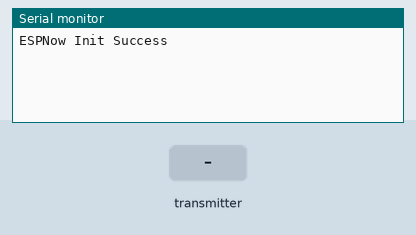
The sketch below on a simulated ESP32. Parts: the last lines printed to the serial monitor. Inputs (shaded band) come from the test bench.

Above: at 1.2 s.
1.3 s: the transmitter starts sending roll = 0
At 1.61 s:
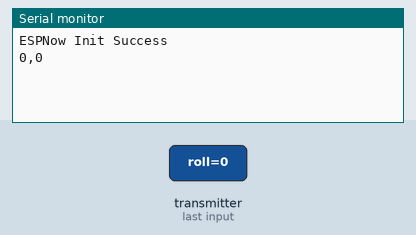
3.3 s: the transmitter starts sending pitch = 1024
At 3.61 s:
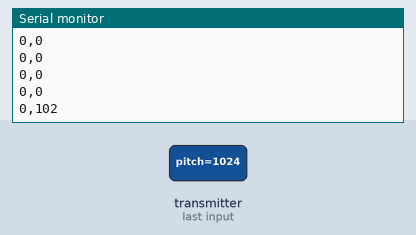
4.8 s: the transmitter starts sending roll = 1024
At 5.11 s:
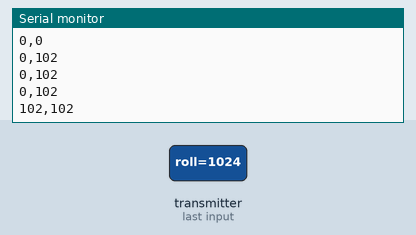
6.3 s: the transmitter starts sending pitch = 0
At 6.61 s:
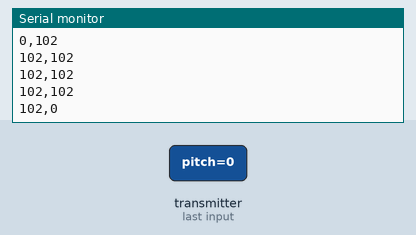

Measured:
- after the input at 1.3 s, the serial monitor: prints a new line at once (image 1)
- after the input at 3.3 s, the serial monitor: prints a new line at once (image 2)
- after the input at 4.8 s, the serial monitor: prints a new line at once (image 3)
- after the input at 6.3 s, the serial monitor: prints a new line at once (image 4)

The sketch:

esp32_pc.ino
```cpp
//// Mario Aguilera Ruiz
//// CICESE 2024

////Code for ESP32 board connected to the PC

#include <esp_now.h>
#include <WiFi.h>

int16_t roll, pitch, yaw, arm, thr, rolld, pitchd, p_roll, i_roll, d_roll;
int roll2, pitch2, yaw2;

//broadcast MAC address
//Replace with the MAC address of your ESP32 board connected to the quadcopter
uint8_t esp32_dron_mac[] = {0xFF, 0xFF, 0xFF, 0xFF, 0xFF, 0xFF};

unsigned long lastTime = 0, sampleTime = 100;

//structure for ESP-NOW message
struct esp_now_msg{
  int16_t roll;
  int16_t pitch;
  int16_t yaw;
  int16_t arm;
  int16_t thr;
  int16_t rolld;
  int16_t pitchd;
  int16_t p_roll;
  int16_t i_roll;
  int16_t d_roll;
};

//function to initialize ESP-NOW protocol
void InitESPNow() {
  if (esp_now_init() == ESP_OK) {
    Serial.println("ESPNow Init Success");
  }
  else {
    Serial.println("ESPNow Init Failed");
    ESP.restart();
  }
}

//function to send ESP-NOW protocol
void enviar(esp_now_msg msg){
  esp_err_t result = esp_now_send(esp32_dron_mac, (uint8_t*) &msg, sizeof(msg));
}

//callback function to receive ESP-NOW messages
void OnDataRecv(const uint8_t *mac_addr, const uint8_t *datas, int data_len) {
  esp_now_msg msg_rec;
  //memcpy(&msg_rec, datas, sizeof(datas));
memcpy(&msg_rec, datas, sizeof(msg_rec));

  roll = msg_rec.roll;
  pitch = msg_rec.pitch;
  yaw = msg_rec.yaw;

  roll2 = roll / 10.0;
  pitch2 = pitch / 10.0;
  Serial.print(roll2);
  Serial.print(",");
  Serial.println(pitch2);
}

void setup() {
  // put your setup code here, to run once:
  Serial.begin(115200);
  //Setup ESP-NOW
  WiFi.mode(WIFI_STA);
  InitESPNow();
  esp_now_peer_info_t peer;
  peer.channel = 1;
  peer.encrypt = 0;
  memcpy(peer.peer_addr, esp32_dron_mac, 6);
  esp_now_add_peer(&peer);
  esp_now_register_recv_cb(OnDataRecv);

}

void loop() {
//Read data from PC
  if (Serial.available() > 0) {
    String input = Serial.readStringUntil('\n');
    input.trim();
    int index1 = input.indexOf(',');
    int index2 = input.indexOf(',', index1 + 1);
    int index3 = input.indexOf(',', index2 + 1);
    int index4 = input.indexOf(',', index3 + 1);
    int index5 = input.indexOf(',', index4 + 1);
    int index6 = input.indexOf(',', index5 + 1);
    if (index1 != -1 && index2 != -1 && index3 != -1 && index4 != -1 && index5 != -1 && index6 != -1) {
      arm = input.substring(0, index1).toInt();
      thr = input.substring(index1 + 1, index2).toInt();
      rolld = input.substring(index2 + 1, index3).toInt();
      pitchd = input.substring(index3 + 1).toInt();
      p_roll = input.substring(index4 + 1).toInt();
      i_roll = input.substring(index5 + 1).toInt();
      d_roll = input.substring(index6 + 1).toInt();


    }
  }


  //send data to the quadcopter every 100ms
  if(millis() - lastTime > sampleTime){
    lastTime = millis();
    esp_now_msg msg;
    msg.arm = arm;
    msg.thr = thr;
    msg.rolld = rolld;
    msg.pitchd = pitchd;
    msg.p_roll = p_roll;
    msg.i_roll = i_roll;
    msg.d_roll = d_roll;

    enviar(msg);

  }

}
```
